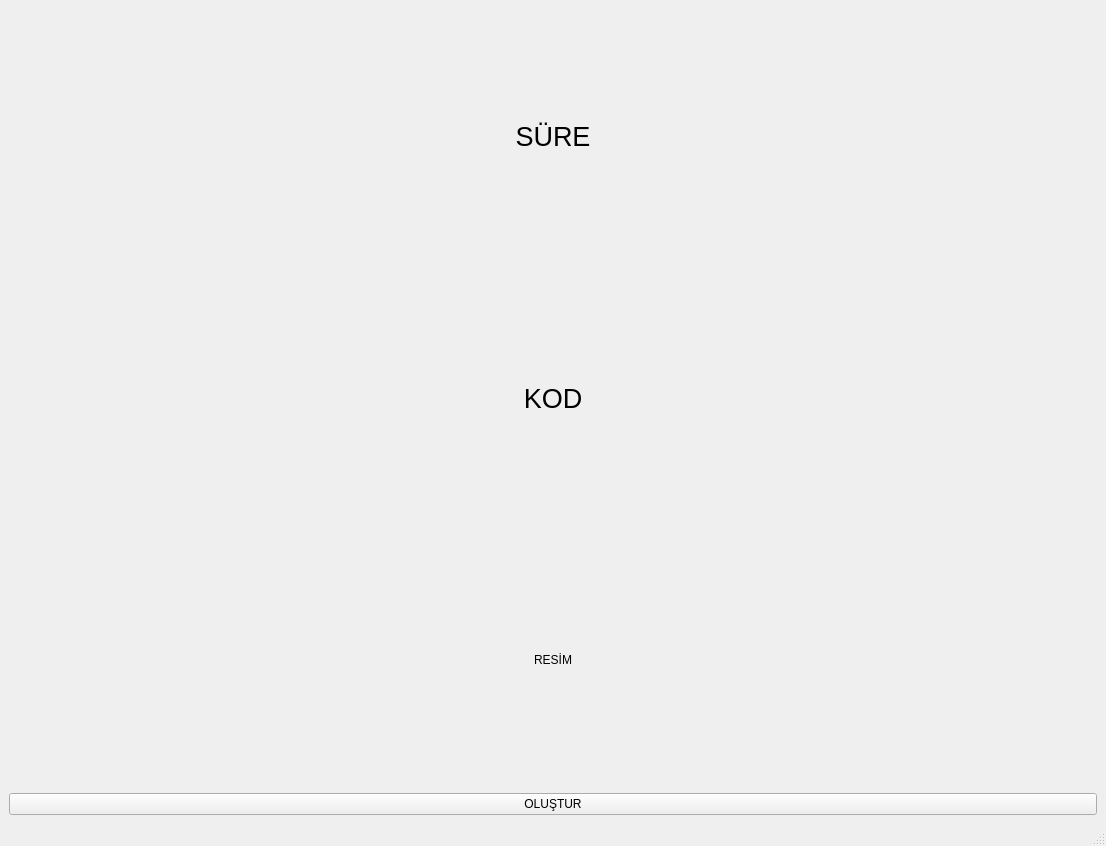
<?xml version="1.0" encoding="UTF-8"?>
<ui version="4.0">
 <class>qr_code_generator</class>
 <widget class="QMainWindow" name="qr_code_generator">
  <property name="geometry">
   <rect>
    <x>0</x>
    <y>0</y>
    <width>1106</width>
    <height>846</height>
   </rect>
  </property>
  <property name="windowTitle">
   <string>MainWindow</string>
  </property>
  <widget class="QWidget" name="centralwidget">
   <layout class="QVBoxLayout" name="verticalLayout">
    <item>
     <widget class="QLabel" name="sure">
      <property name="font">
       <font>
        <pointsize>20</pointsize>
       </font>
      </property>
      <property name="text">
       <string>SÜRE</string>
      </property>
      <property name="alignment">
       <set>Qt::AlignCenter</set>
      </property>
     </widget>
    </item>
    <item>
     <widget class="QLabel" name="qr_kod">
      <property name="font">
       <font>
        <pointsize>20</pointsize>
       </font>
      </property>
      <property name="text">
       <string>KOD</string>
      </property>
      <property name="alignment">
       <set>Qt::AlignCenter</set>
      </property>
     </widget>
    </item>
    <item>
     <widget class="QLabel" name="qr_resim">
      <property name="text">
       <string>RESİM</string>
      </property>
      <property name="alignment">
       <set>Qt::AlignCenter</set>
      </property>
     </widget>
    </item>
    <item>
     <widget class="QPushButton" name="olustur">
      <property name="text">
       <string>OLUŞTUR</string>
      </property>
     </widget>
    </item>
   </layout>
  </widget>
  <widget class="QMenuBar" name="menubar">
   <property name="geometry">
    <rect>
     <x>0</x>
     <y>0</y>
     <width>1106</width>
     <height>26</height>
    </rect>
   </property>
  </widget>
  <widget class="QStatusBar" name="statusbar"/>
 </widget>
 <resources/>
 <connections/>
</ui>
